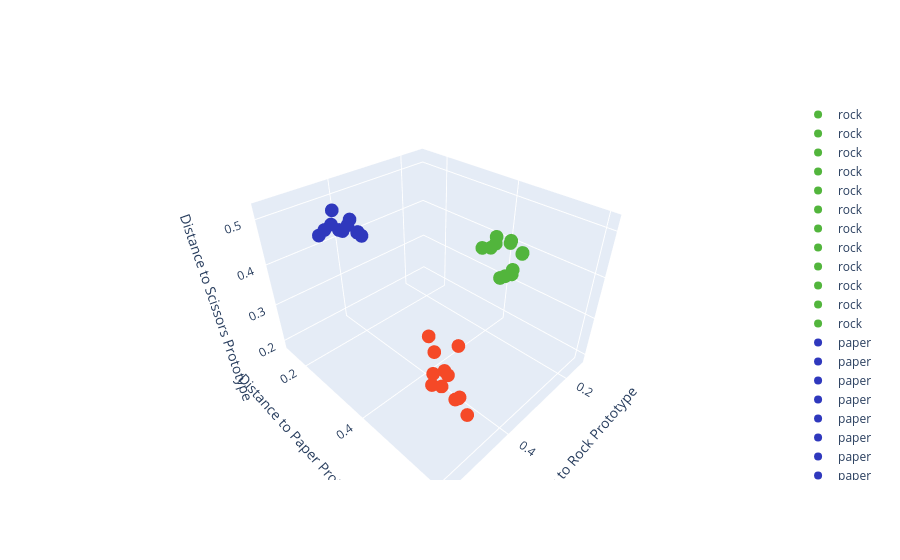

The notebook cell saved with this chart:
### Code cell
import plotly.graph_objects as go
colors = {'rock': '#52B53C', 'paper': '#2F38BD', 'scissors': '#F54927'}

fig = go.Figure()
for gesture_class, info in dists_per_class.items():
    for landmarks_i in info["all_landmarks"]:
        dist_to_rock = np.linalg.norm(landmarks_i - prototype_rock)
        dist_to_paper = np.linalg.norm(landmarks_i - prototype_paper)
        dist_to_scissors = np.linalg.norm(landmarks_i - prototype_scissors)
        fig.add_trace(go.Scatter3d(
            x=[dist_to_rock], y=[dist_to_paper], z=[dist_to_scissors],
            mode='markers',
            marker=dict(color=colors[gesture_class]),
            name=gesture_class
        ))
fig.update_layout(scene=dict(
    xaxis_title='Distance to Rock Prototype',
    yaxis_title='Distance to Paper Prototype',
    zaxis_title='Distance to Scissors Prototype'
))
fig.show()

### Figure 1 — Plotly figure (JSON) as saved in the notebook; plotly's stock layout.template omitted (floating-point values rounded to 4 significant figures)
{"data": [{"marker": {"color": "#52B53C"}, "mode": "markers", "name": "rock", "type": "scatter3d", "x": [0.1441], "y": [0.4066], "z": [0.4017]}, {"marker": {"color": "#52B53C"}, "mode": "markers", "name": "rock", "type": "scatter3d", "x": [0.2866], "y": [0.5279], "z": [0.4796]}, {"marker": {"color": "#52B53C"}, "mode": "markers", "name": "rock", "type": "scatter3d", "x": [0.1947], "y": [0.4709], "z": [0.4192]}, {"marker": {"color": "#52B53C"}, "mode": "markers", "name": "rock", "type": "scatter3d", "x": [0.2072], "y": [0.4438], "z": [0.3567]}, {"marker": {"color": "#52B53C"}, "mode": "markers", "name": "rock", "type": "scatter3d", "x": [0.2549], "y": [0.4152], "z": [0.4327]}, {"marker": {"color": "#52B53C"}, "mode": "markers", "name": "rock", "type": "scatter3d", "x": [0.18], "y": [0.4295], "z": [0.4195]}, {"marker": {"color": "#52B53C"}, "mode": "markers", "name": "rock", "type": "scatter3d", "x": [0.1916], "y": [0.401], "z": [0.4113]}, {"marker": {"color": "#52B53C"}, "mode": "markers", "name": "rock", "type": "scatter3d", "x": [0.1682], "y": [0.435], "z": [0.3507]}, {"marker": {"color": "#52B53C"}, "mode": "markers", "name": "rock", "type": "scatter3d", "x": [0.1947], "y": [0.4037], "z": [0.4299]}, {"marker": {"color": "#52B53C"}, "mode": "markers", "name": "rock", "type": "scatter3d", "x": [0.2146], "y": [0.406], "z": [0.4128]}, {"marker": {"color": "#52B53C"}, "mode": "markers", "name": "rock", "type": "scatter3d", "x": [0.2077], "y": [0.4599], "z": [0.3689]}, {"marker": {"color": "#52B53C"}, "mode": "markers", "name": "rock", "type": "scatter3d", "x": [0.1986], "y": [0.4253], "z": [0.3395]}, {"marker": {"color": "#2F38BD"}, "mode": "markers", "name": "paper", "type": "scatter3d", "x": [0.4806], "y": [0.239], "z": [0.502]}, {"marker": {"color": "#2F38BD"}, "mode": "markers", "name": "paper", "type": "scatter3d", "x": [0.3689], "y": [0.1337], "z": [0.4357]}, {"marker": {"color": "#2F38BD"}, "mode": "markers", "name": "paper", "type": "scatter3d", "x": [0.4615], "y": [0.2634], "z": [0.5027]}, {"marker": {"color": "#2F38BD"}, "mode": "markers", "name": "paper", "type": "scatter3d", "x": [0.3729], "y": [0.1631], "z": [0.4161]}, {"marker": {"color": "#2F38BD"}, "mode": "markers", "name": "paper", "type": "scatter3d", "x": [0.5114], "y": [0.2659], "z": [0.5123]}, {"marker": {"color": "#2F38BD"}, "mode": "markers", "name": "paper", "type": "scatter3d", "x": [0.4368], "y": [0.2063], "z": [0.46]}, {"marker": {"color": "#2F38BD"}, "mode": "markers", "name": "paper", "type": "scatter3d", "x": [0.4518], "y": [0.2016], "z": [0.5081]}, {"marker": {"color": "#2F38BD"}, "mode": "markers", "name": "paper", "type": "scatter3d", "x": [0.3705], "y": [0.1747], "z": [0.4117]}, {"marker": {"color": "#2F38BD"}, "mode": "markers", "name": "paper", "type": "scatter3d", "x": [0.5388], "y": [0.2924], "z": [0.522]}, {"marker": {"color": "#2F38BD"}, "mode": "markers", "name": "paper", "type": "scatter3d", "x": [0.4426], "y": [0.203], "z": [0.4632]}, {"marker": {"color": "#2F38BD"}, "mode": "markers", "name": "paper", "type": "scatter3d", "x": [0.3747], "y": [0.1679], "z": [0.4199]}, {"marker": {"color": "#F54927"}, "mode": "markers", "name": "scissors", "type": "scatter3d", "x": [0.4102], "y": [0.4646], "z": [0.2383]}, {"marker": {"color": "#F54927"}, "mode": "markers", "name": "scissors", "type": "scatter3d", "x": [0.5549], "y": [0.6054], "z": [0.4337]}, {"marker": {"color": "#F54927"}, "mode": "markers", "name": "scissors", "type": "scatter3d", "x": [0.447], "y": [0.5272], "z": [0.2354]}, {"marker": {"color": "#F54927"}, "mode": "markers", "name": "scissors", "type": "scatter3d", "x": [0.3454], "y": [0.3546], "z": [0.2204]}, {"marker": {"color": "#F54927"}, "mode": "markers", "name": "scissors", "type": "scatter3d", "x": [0.4447], "y": [0.4643], "z": [0.2244]}, {"marker": {"color": "#F54927"}, "mode": "markers", "name": "scissors", "type": "scatter3d", "x": [0.4682], "y": [0.5536], "z": [0.2767]}, {"marker": {"color": "#F54927"}, "mode": "markers", "name": "scissors", "type": "scatter3d", "x": [0.3847], "y": [0.4109], "z": [0.2363]}, {"marker": {"color": "#F54927"}, "mode": "markers", "name": "scissors", "type": "scatter3d", "x": [0.4093], "y": [0.4566], "z": [0.1875]}, {"marker": {"color": "#F54927"}, "mode": "markers", "name": "scissors", "type": "scatter3d", "x": [0.3339], "y": [0.4322], "z": [0.2342]}, {"marker": {"color": "#F54927"}, "mode": "markers", "name": "scissors", "type": "scatter3d", "x": [0.492], "y": [0.5144], "z": [0.3253]}, {"marker": {"color": "#F54927"}, "mode": "markers", "name": "scissors", "type": "scatter3d", "x": [0.4885], "y": [0.5906], "z": [0.282]}, {"marker": {"color": "#F54927"}, "mode": "markers", "name": "scissors", "type": "scatter3d", "x": [0.4113], "y": [0.5075], "z": [0.197]}], "layout": {"scene": {"xaxis": {"title": {"text": "Distance to Rock Prototype"}}, "yaxis": {"title": {"text": "Distance to Paper Prototype"}}, "zaxis": {"title": {"text": "Distance to Scissors Prototype"}}}}}
